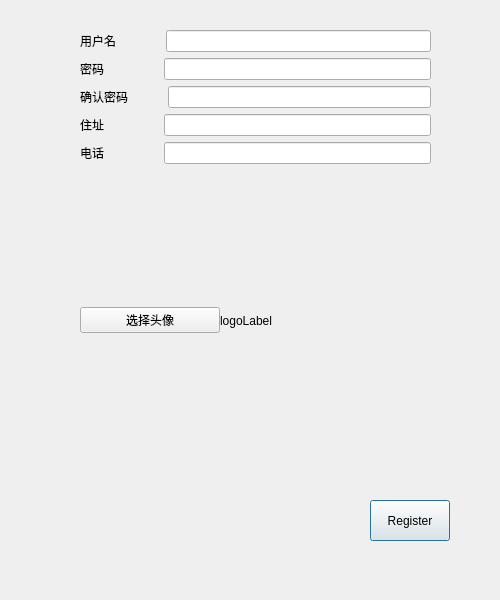
<?xml version="1.0" encoding="UTF-8"?>
<ui version="4.0">
 <class>Register</class>
 <widget class="QDialog" name="Register">
  <property name="geometry">
   <rect>
    <x>0</x>
    <y>0</y>
    <width>500</width>
    <height>600</height>
   </rect>
  </property>
  <property name="windowTitle">
   <string>Dialog</string>
  </property>
  <widget class="QPushButton" name="registerBtn">
   <property name="geometry">
    <rect>
     <x>370</x>
     <y>500</y>
     <width>80</width>
     <height>41</height>
    </rect>
   </property>
   <property name="text">
    <string>Register</string>
   </property>
  </widget>
  <widget class="QWidget" name="layoutWidget">
   <property name="geometry">
    <rect>
     <x>80</x>
     <y>30</y>
     <width>351</width>
     <height>441</height>
    </rect>
   </property>
   <layout class="QVBoxLayout" name="verticalLayout" stretch="1,1,1,1,1,2">
    <item>
     <layout class="QHBoxLayout" name="horizontalLayout">
      <property name="spacing">
       <number>50</number>
      </property>
      <item>
       <widget class="QLabel" name="label">
        <property name="text">
         <string>用户名</string>
        </property>
       </widget>
      </item>
      <item>
       <widget class="QLineEdit" name="User_Name"/>
      </item>
     </layout>
    </item>
    <item>
     <layout class="QHBoxLayout" name="horizontalLayout_2" stretch="0,0">
      <property name="spacing">
       <number>60</number>
      </property>
      <item>
       <widget class="QLabel" name="label_2">
        <property name="text">
         <string>密码</string>
        </property>
       </widget>
      </item>
      <item>
       <widget class="QLineEdit" name="User_pwd"/>
      </item>
     </layout>
    </item>
    <item>
     <layout class="QHBoxLayout" name="horizontalLayout_5" stretch="0,0">
      <property name="spacing">
       <number>40</number>
      </property>
      <item>
       <widget class="QLabel" name="label_5">
        <property name="text">
         <string>确认密码</string>
        </property>
       </widget>
      </item>
      <item>
       <widget class="QLineEdit" name="resurePwd"/>
      </item>
     </layout>
    </item>
    <item>
     <layout class="QHBoxLayout" name="horizontalLayout_3">
      <property name="spacing">
       <number>60</number>
      </property>
      <item>
       <widget class="QLabel" name="label_3">
        <property name="text">
         <string>住址</string>
        </property>
       </widget>
      </item>
      <item>
       <widget class="QLineEdit" name="User_Address"/>
      </item>
     </layout>
    </item>
    <item>
     <layout class="QHBoxLayout" name="horizontalLayout_4">
      <property name="spacing">
       <number>60</number>
      </property>
      <item>
       <widget class="QLabel" name="label_4">
        <property name="text">
         <string>电话</string>
        </property>
       </widget>
      </item>
      <item>
       <widget class="QLineEdit" name="User_Phone"/>
      </item>
     </layout>
    </item>
    <item>
     <layout class="QHBoxLayout" name="horizontalLayout_6" stretch="2,3">
      <property name="spacing">
       <number>0</number>
      </property>
      <item>
       <widget class="QPushButton" name="logoBtn">
        <property name="sizePolicy">
         <sizepolicy hsizetype="Minimum" vsizetype="Maximum">
          <horstretch>0</horstretch>
          <verstretch>30</verstretch>
         </sizepolicy>
        </property>
        <property name="text">
         <string>选择头像</string>
        </property>
       </widget>
      </item>
      <item>
       <widget class="QLabel" name="logo_Label">
        <property name="text">
         <string>logoLabel</string>
        </property>
       </widget>
      </item>
     </layout>
    </item>
   </layout>
  </widget>
 </widget>
 <resources/>
 <connections/>
</ui>
